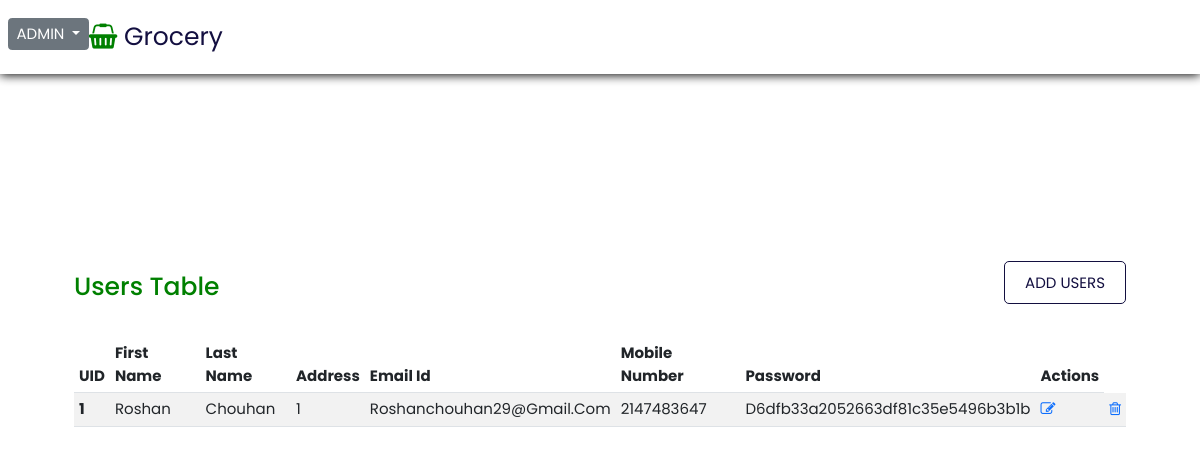
The app's page /admin/Users.php with its own data.
### tables this page shows
CREATE TABLE `users` (
  `UID` int(10) NOT NULL,
  `first_name` varchar(20) NOT NULL,
  `last_name` varchar(20) NOT NULL,
  `AID` int(10) NOT NULL,
  `emailid` varchar(50) NOT NULL,
  `mobile_number` int(10) NOT NULL,
  `password` varchar(50) NOT NULL
);

### admin/Users.php (the view, shortened to what this page needs)
<?php
include 'header.php'; ?>
  <body>
    <header >
      <div class="adminlogo">
        <?php
        include 'dropdown.php' ?>
        <a href="#" class="logo"><i class="fa fa-shopping-basket" aria-hidden="true"></i> Grocery</a>
      </div>
    </header>
    <section class="section">
      <div class="users">
         <h1>Users Table</h1>
         <div class="btn1">
            <a href="#">ADD USERS</a>
         </div>
      </div>
            <div class="usercontainer">
              <table class="table table-striped table-hover">
                <thead>
                <tr>
                  <th scope="col">UID</th>
                  <th scope="col">First Name</th>
                  <th scope="col">Last Name</th>
                  <th scope="col">Address</th>
                  <th scope="col">Email Id</th>
                  <th scope="col">Mobile Number</th>
                  <th scope="col">Password</th>
                  <th scope="col">Actions</th>
                </tr>
               </thead>
               <tbody>
                 <?php
                      include 'config.php';
                        $sql="SELECT * FROM users ORDER BY UID DESC";
                      $result2=mysqli_query($conn,$sql);
                      if(mysqli_num_rows( $result2 )>0)
                      {
                        while($row=mysqli_fetch_assoc($result2))
                        {
                 ?>
                <tr>
                  <th scope="row"><?php  echo $row['UID']; ?></th>
                  <td><?php  echo $row['first_name']; ?></td>
                  <td><?php  echo $row['last_name']; ?></td>
                  <td><?php  echo $row['AID']; ?></td>
                  <td><?php  echo $row['emailid']; ?></td>
                  <td><?php  echo $row['mobile_number']; ?></td>
                  <td><?php  echo $row['password']; ?></td>
                  <td class='edit'><a href='#'><i class='fa fa-edit'></i></a></td>
                  <td class='delete'><a href='#'><i class='fa fa-trash-o'></i></a></td>
                </tr>
                <?php
                     }
                   }else{
                    echo "empty";
                   }
                ?>
      </tbody>
   </table>
  </div>
 </section>
  </body>
</html>

### admin/style.css (style rules this page uses)
:root { --green:green; --black:#130f40; --light-color:#666; --box-shadow:0 .1rem 1rem rgba(0,0,0.1); --border: 2rem solid rgba(0,0,0.1); --outline: .1rem solid rgba(0,0,0.1); }
* { font-family: 'Poppins', sans-serif; margin: 0; padding: 0; box-sizing: border-box; outline: none; text-decoration: none; border: none; text-transform: capitalize; transition: all .2s linear; }
html { font-size: 62.5%; overflow-x: hidden; scroll-behavior: smooth; scroll-padding-top:7rem; }
body { background: #eee; }
header { position:fixed; top:0; left: 0; right: 0; display: flex; justify-content: space-between; align-items: center; font-size: 1.5rem; background-color: #fff; padding: 1.8rem 9%; box-shadow: var(--box-shadow); z-index: 1000; }
header .logo { font-size: 2.5rem; color:var(--black); text-decoration: none; }
header .logo i { color: var(--green); }
section { padding: 2rem 6%; }
.section { background-color: #fff; width: 100vw; height: 100vh; border: 3px solid; }
.adminlogo { width: 100%; display: flex; margin-left:-10rem; padding-right: 2rem; }
.adminlogo .logo { font-size: 2.5rem; color:var(--black); text-decoration: none; }
.adminlogo .logo i { color: var(--green); }
.users { margin-top: 25rem; color: var(--green); display: flex; justify-content: space-between; padding-bottom: 3rem; }
.users .btn1 a { font-size: 1.5rem; border: 1px solid ; padding: 1rem 2rem; border-radius: 0.5rem; color: var(--black); text-decoration: none; }
.usercontainer .table { width: 100%; font-size: 1.5rem; }

### admin/header.php (style rules this page uses)
.usercontainer { overflow-y: auto; }
.section { border: 2px solid white; }

### records on screen
users: UID "1", first_name "Roshan", last_name "Chouhan", AID "1", emailid "Roshanchouhan29@gmail.com", mobile_number "2147483647", password "D6dfb33a2052663df81c35e5496b3b1b"
